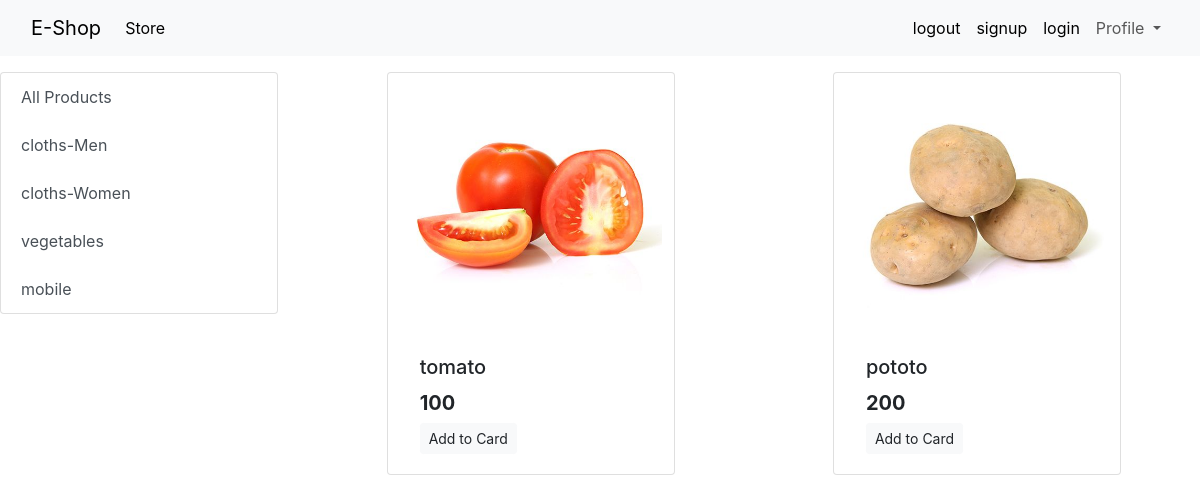
Screenshot of /?category=3 with the database file from the repository.
### store/models/category.py (models this page shows, shortened)
class Category(models.Model):
    name = models.CharField(max_length=50)
    @staticmethod
    def get_all_categories():
       return Category.objects.all()

### store/models/product.py (models this page shows, shortened)
class Product(models.Model):
    name = models.CharField(max_length=50)
    price = models.IntegerField(default=0)
    category = models.ForeignKey(Category,on_delete=models.CASCADE,default=1,null=True,blank=True)
    description = RichTextField()
    image = models.ImageField(upload_to='upload/products/')
    @staticmethod
    def get_all_products_by_categoryid(category_id):
        if category_id:
           return Product.objects.filter(category=category_id)
        else:
            return Product.get_all_products();

### store/views.py (the view)
# urls.py: path('', index,name='index'),
def index(request):
    products = None
    categories = Category.get_all_categories()
    categoryID = request.GET.get('category')
    if categoryID:
     products = Product.get_all_products_by_categoryid(categoryID)
    else:
       products = Product.get_all_products();
    data = {}
    data['products'] = products
    data['categories'] = categories
    return render(request, 'store/index.html',data)

### store/templates/store/index.html (shortened to what this page needs)
{% extends 'store/base.html' %}
 {% block content %}
 <div class="continer-fluid mt-3">
  <div class="row">
    <div class="col-lg-3 mx-auto">
      <div class="list-group">
        <a href="/ "class="list-group-item list-group-item-action">All Products</a>
        {% for category in categories %}
        <a href="/?category={{category.id}}"class="list-group-item list-group-item-action">{{category.name}}</a>
        {% endfor %}
    </div>
  </div>
    <div id='products'class="col-lg-9 mx-auto">
      <div class="row mx-auto">
        {% for product in products %}
        <div class="card mx-auto mb-3"  style="width: 18rem;">
          <img class="card-img-top" src="{{product.image.url}}" alt="Card image cap">
          <div class="card-body">
            <h5 class="card-title">{{product.name}}</h5>
            <h5 class="card-text"><b>{{product.price}}</b></h5>
            <a href="#"class="btn btn-light boarder btn-sm">Add to Card</a>
          </div>
        </div>
            {% endfor %}
          </div>
      </div>
    </div>
  </div>
 {% endblock content %}

### rows the page displays
Category: name "cloths-Men"
Category: name "cloths-Women"
Category: name "vegetables"
Category: name "mobile"
Product: image (picture), name "tomato", price "100"
Product: image (picture), name "pototo", price "200"
